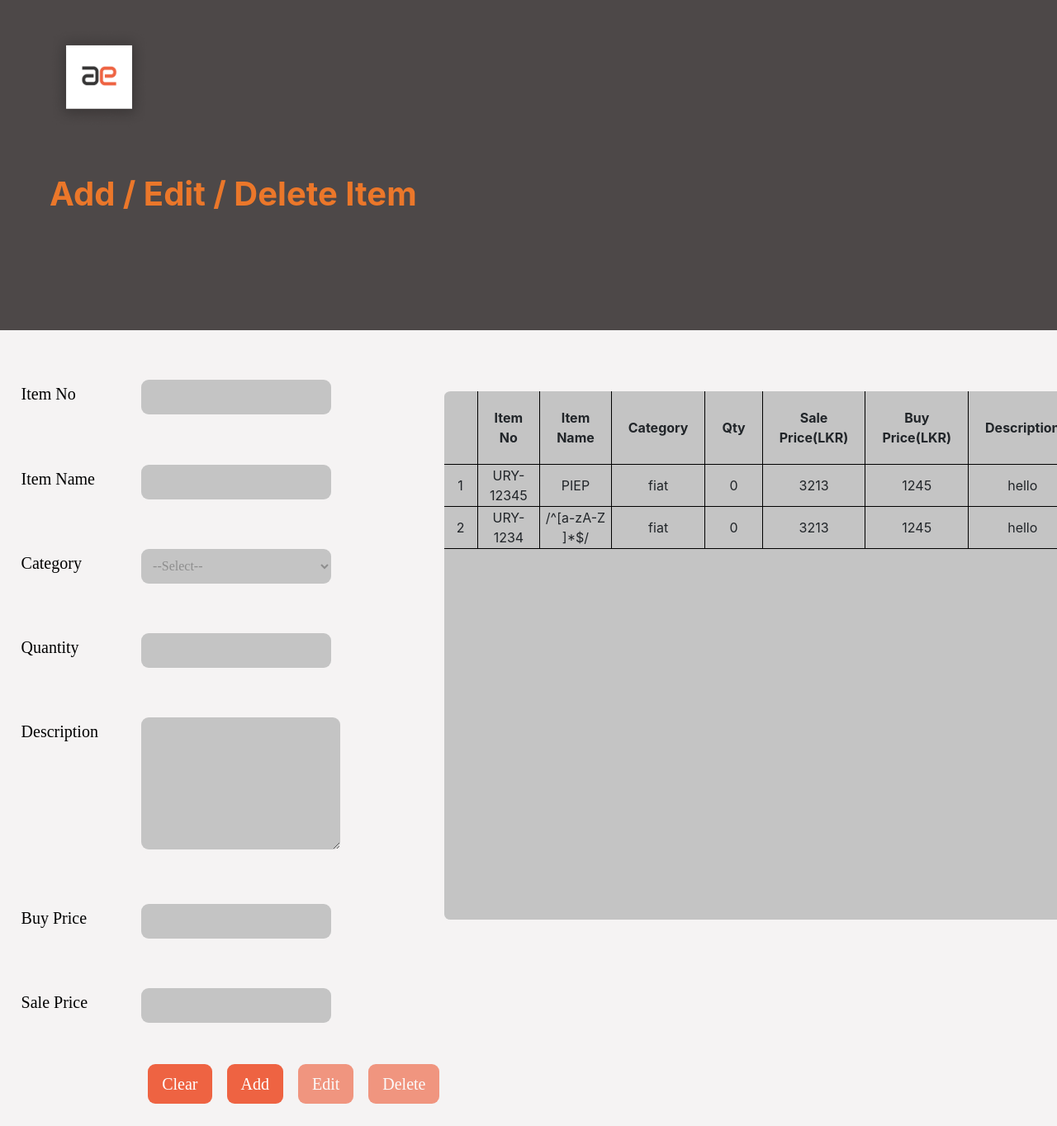
The page /item.php on the database as committed earlier.
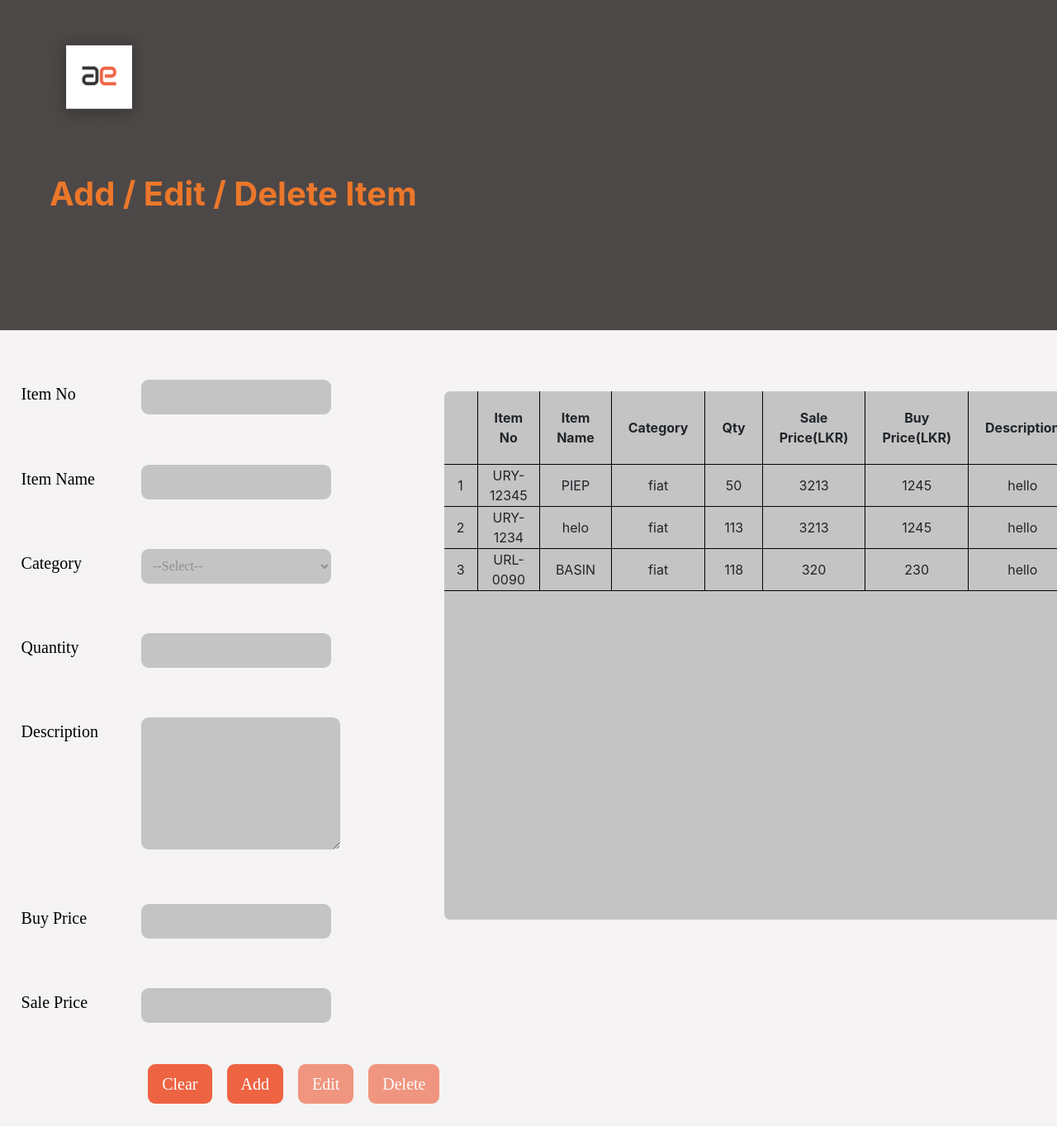
The same page on the database as committed later.
### tables this page shows
CREATE TABLE `item` (
  `item_qid` int(11) NOT NULL,
  `item_id` varchar(255) NOT NULL,
  `item_name` varchar(255) NOT NULL,
  `category` varchar(255) NOT NULL,
  `qty` int(11) NOT NULL DEFAULT 0,
  `description` varchar(255) NOT NULL,
  `buy` float NOT NULL,
  `sell` float NOT NULL
);

### item.php (the view, shortened to what this page needs)
<?php
    include('inc/connection.php');
?>
<!DOCTYPE html>
<html lang="en">
  <head>
    <link
      rel="stylesheet"
      href="https://maxcdn.bootstrapcdn.com/bootstrap/4.0.0/css/bootstrap.min.css"
    />
    <link
      rel="stylesheet"
      href="https://pro.fontawesome.com/releases/v5.10.0/css/all.css"
    />
    <link rel="stylesheet" href="css/item.css" />
    <link rel="stylesheet" href="css/update.css" />
  </head>
  <body>
  <div class="container-fluid" style="padding:0;">
      <div class="row bannger-head">
        <div class="col-12 banner-tag">
          <div class="top-banner">
          <a href="home.php">
                    <img src="res/img/logo.png" alt="LOGO" class="logo" />
                </a>
            <h1 id="head-title">Add / Edit / Delete Item</h1>
          </div>
        </div>
      </div>
      <br />
    </div>
    <div class="add-item-form box2">
      <div class="container-fluid">
        <div class="row">
          <div class="col-5 table2">
            <form id="itm_frm" method="POST">
              <div>
                <div class="row">
                  <div class="col-3"><label class="label">Item No</label></div>
                  <div class="col-3">
                    <input type="text" autocomplete="off" name="item_id" class="input_invoice" id="item_id"/>
                  </div>
                </div>
                <div class=row>
                <div class="col-3"></div>
                  <div class="col-3">
                  </div>
                </div>
                <p><br /></p>
                <div class="row">
                  <div class="col-3">
                    <label class="label">Item Name</label>
                  </div>
                  <div class="col-3">
                    <input type="text" name="item_name" id="item_name" class="input_invoice itm_input" />
                  </div>
                </div>
                <p><br /></p>
                <div class="row">
                  <div class="col-3"><label class="label">Category</label></div>
                  <div class="col-3">
                    <select id="cateory" name="category" class="input_invoice itm_input">
                      <option value="">--Select--</option>
                    </select>
                  </div>
                </div>
                <p><br /></p>
                <div class="row">
                  <div class="col-3">
                    <label class="label">Quantity</label>
                  </div>
                  <div class="col-3">
                    <input type="number" id="quty" name="qty" class="input_invoice itm_input" />
                  </div>
                </div>
                <p><br /></p>
                <div class="row">
                  <div class="col-3">
                    <label class="label">Description</label>
                  </div>
                  <div class="col-6">
                    <textarea
                      name="description"
                      id="desc"
                      cols="70"
                      rows="15"
                      class="textarea_invoice itm_input"
                    ></textarea>
                  </div>
                </div>
                <p><br /></p>
                <div class="row">
                  <div class="col-3">
                    <label class="label">Buy Price</label>
                  </div>
                  <div class="col-3">
                    <input type="text" name="buy_price" id="buy_me" class="input_invoice itm_input" />
                  </div>
                </div>
                <p><br /></p>
                <div class="row">
                  <div class="col-3">
                    <label class="label">Sale Price</label>
                  </div>
                  <div class="col-3">
                    <input
                      id="sell_me"
                      type="text"
                      name="sale_price"
                      class="input_invoice itm_input"
                    />
                  </div>
                </div>
                <p><br /></p>
                <div class="set-right">
                  <button class="btn btn-lg btn-submit" type="rest">
                    Clear</button
                  >&nbsp;&nbsp;&nbsp;&nbsp;
                  <button
                    class="btn btn-lg btn-submit"
                    type="submit"
                    name="submit2"
                    id="item_add"
                  >
                    Add</button
                  >&nbsp;&nbsp;&nbsp;&nbsp;
                  <button class="btn btn-lg btn-submit" id="edit_itm"name="edit">Edit</button
                  >&nbsp;&nbsp;&nbsp;&nbsp;
                  <button class="btn btn-lg btn-submit" id="delete9"name="delete">Delete</button>
                </div>
              </div>
            </form>
          </div>
          <div class="col-7 table1">
            <table>
              <tr>
                <th class="lefty"></th>
                <th>Item No</th>
                <th>Item Name</th>
                <th>Category</th>
                <th class="qCOL">Qty</th>
                <th>Sale Price(LKR)</th>
                <th>Buy Price(LKR)</th>
                <th class="rightx">Description</th>
              </tr>
              <br />
                <?php
                        $sql2="SELECT * FROM `item`";
                    $fetch_query=mysqli_query($connection, $sql2);
                    $count_rows=mysqli_num_rows($fetch_query);
                    if ($count_rows>0) {
                        $i=0;
                        while ($row=mysqli_fetch_assoc($fetch_query)) {
                            $i++;
                            $sh_itemNo      =$row['item_id'];
                            $sh_itemName    =$row['item_name'];
                            $sh_category    =$row['category'];
                            $sh_qty         =$row['qty'];
                            $sh_description =$row['description'];
                            $sh_buy         =$row['buy'];
                            $sh_sell        =$row['sell'];
                            echo "<tr>
                            <td class='lefty'>{$i}</td>
                            <td>{$sh_itemNo}</td>
                            <td>{$sh_itemName}</td>
                            <td>{$sh_category}</td>
                            <td class='qCOL'>{$sh_qty}</td>
                            <td>{$sh_sell}</td>
                            <td>{$sh_buy}</td>
                            <td class='rightx'>$sh_description</td>
                            </tr>    ";
                        }
                    }
                ?>
            </table>
          </div>
        </div>
      </div>
    </div>
  </body>
</html>

### css/item.css (style rules this page uses)
body { background: #F5F3F3; }
.top-banner { vertical-align: top; background-color: #4d4848; height: 50vh; }
.logo { width: 120px; height: 120px; margin-left: 60px; margin-top: 35px; margin-bottom: 30px; }
#head-title { font-weight: bolder; color: #eb772a; margin-left: 60px; margin-bottom: 30px; margin-top: 2%; }
.input_invoice { border: 0; width: 230px; height: 42px; margin: 10px; background: #C4C4C4; border-radius: 9px; font-family: Jaldi; font-style: normal; font-weight: normal; padding: 10px; line-height: 34px; align-items: center; color: rgba(0, 0, 0, 0.28); }
.label { margin-top: 10%; font-family: Jaldi; font-style: normal; font-weight: normal; font-size: 20px; line-height: 34px; align-items: center; color: #000000; }
.btn-submit { background: #EE6342; border-radius: 9px; font-family: Jaldi; align-items: center; color: #FFFFFF; }
.add-item-form { margin-left: 10%; margin-top: 3%; }
.textarea_invoice { border: 0; width: 100%; height: 20vh; margin: 10px; background: #C4C4C4; border-radius: 9px; font-family: Jaldi; font-style: normal; font-weight: normal; padding: 10px; line-height: 34px; align-items: center; color: rgba(0, 0, 0, 0.28); }
.set-right { margin-left: 30%; display: flex; }

### css/update.css (style rules this page uses)
.table1 { margin: 0; padding: 0; }
.table2 { margin: 0; padding: 0; }
.box2 { margin: 2%; padding: 0; }
.lefty { border-left: 0px solid black; width: 5%; }
.rightx { border-right: 0px solid black; width: 25%; }
.qCOL { width: 8%; }
th { border-bottom: 1px solid black; border-left: 1px solid black; border-right: 1px solid black; padding: 20px; }
th, td { width: 150px; text-align: center; }
td { border: 1px solid black; width: 30px; }

Rows that differ between the two databases and show on the page:
changed item "URY- 12345": qty "0" → "50"
changed item "URY- 1234": item_name "/^[a-zA-Z ]*$/" → "helo"; qty "0" → "113"
added item: item "URL-0090", item_name "BASIN", category "fiat", qty "118", sell "320", buy "230", description "hello"
